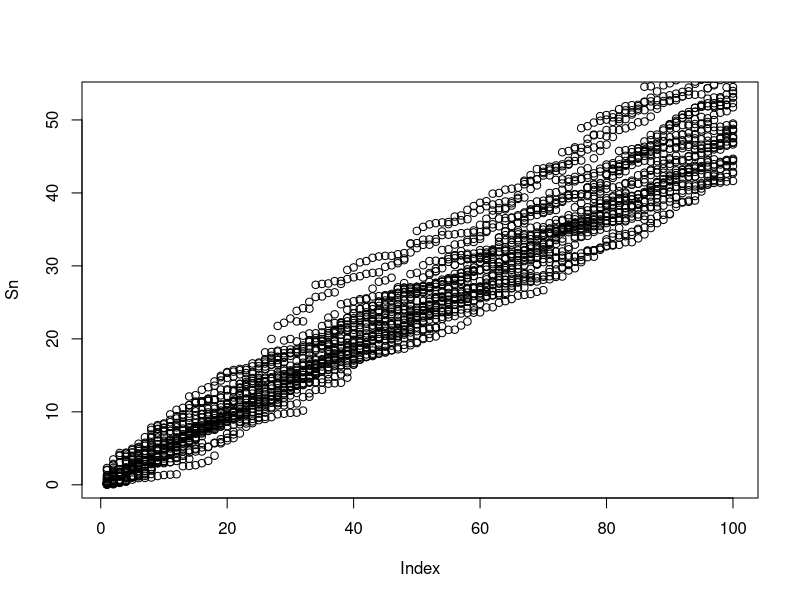

Recreate this plot in R.
lambda <- 2;
t0 <- 20;
t1 <- 5;
t2 <- 10;
upper <- 100;
n <- 1e5

pp <- numeric(n);
pp1 <- numeric(n);

for (i in 1:n) {
    N <-  rpois(1,lambda * upper);
    Un <-  runif(N, 0, upper);
    Sn <-  sort(Un);
    n <-  min(which(Sn > t0));
    n1 <-  min(which(Sn > t1));
    n2 <-  min(which(Sn > t2));
    
    pp[i] <- n - 1;
    pp1[i] <- n1 - 1;
}

c(mean(pp),sd(pp));
c(mean(pp1),sd(pp1));

## c)

lambda <- 2
t0 <- 20;

for (i in 1:30) {
    Tn <-  rexp(100, lambda);
    Sn <- cumsum(Tn);

    n <-  min(which(Sn > t0));
    if (i == 1) {
        plot(Sn);
    }   
    points(Sn);
}
